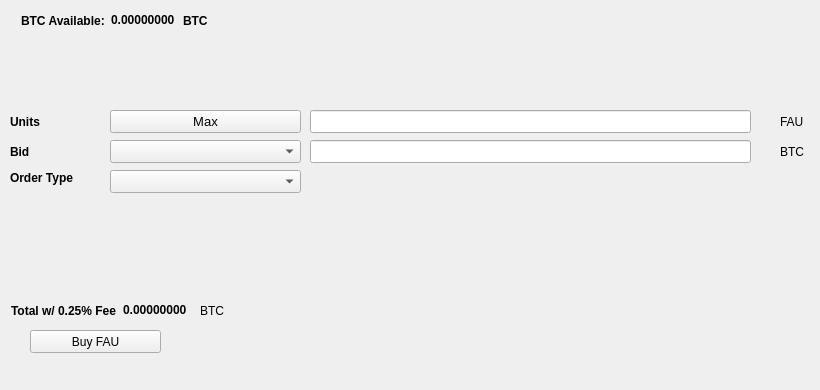
   <widget class="QWidget" name="BuyTab">
    <attribute name="title">
     <string>Buy</string>
    </attribute>
    <widget class="QPushButton" name="BuyFAU">
     <property name="geometry">
      <rect>
       <x>30</x>
       <y>330</y>
       <width>131</width>
       <height>23</height>
      </rect>
     </property>
     <property name="text">
      <string>Buy FAU</string>
     </property>
     <property name="icon">
      <iconset resource="../faust.qrc">
       <normaloff>:/icons/bitcoin</normaloff>:/icons/bitcoin</iconset>
     </property>
    </widget>
    <widget class="QLabel" name="label_3">
     <property name="geometry">
      <rect>
       <x>10</x>
       <y>110</y>
       <width>46</width>
       <height>23</height>
      </rect>
     </property>
     <property name="font">
      <font>
       <weight>75</weight>
       <bold>true</bold>
      </font>
     </property>
     <property name="text">
      <string>Units</string>
     </property>
    </widget>
    <widget class="QLineEdit" name="UnitsInput">
     <property name="geometry">
      <rect>
       <x>310</x>
       <y>110</y>
       <width>441</width>
       <height>23</height>
      </rect>
     </property>
     <property name="font">
      <font>
       <pointsize>9</pointsize>
       <weight>75</weight>
       <bold>true</bold>
      </font>
     </property>
    </widget>
    <widget class="QLineEdit" name="BuyBidPriceEdit">
     <property name="geometry">
      <rect>
       <x>310</x>
       <y>140</y>
       <width>441</width>
       <height>23</height>
      </rect>
     </property>
     <property name="font">
      <font>
       <pointsize>9</pointsize>
       <weight>75</weight>
       <bold>true</bold>
      </font>
     </property>
    </widget>
    <widget class="QLabel" name="label_4">
     <property name="geometry">
      <rect>
       <x>780</x>
       <y>110</y>
       <width>31</width>
       <height>23</height>
      </rect>
     </property>
     <property name="text">
      <string>FAU</string>
     </property>
    </widget>
    <widget class="QLabel" name="label_5">
     <property name="geometry">
      <rect>
       <x>780</x>
       <y>140</y>
       <width>31</width>
       <height>23</height>
      </rect>
     </property>
     <property name="text">
      <string>BTC</string>
     </property>
    </widget>
    <widget class="QLabel" name="label_6">
     <property name="geometry">
      <rect>
       <x>10</x>
       <y>140</y>
       <width>46</width>
       <height>23</height>
      </rect>
     </property>
     <property name="font">
      <font>
       <weight>75</weight>
       <bold>true</bold>
      </font>
     </property>
     <property name="text">
      <string>Bid</string>
     </property>
    </widget>
    <widget class="QLabel" name="label_7">
     <property name="geometry">
      <rect>
       <x>10</x>
       <y>170</y>
       <width>91</width>
       <height>16</height>
      </rect>
     </property>
     <property name="font">
      <font>
       <weight>75</weight>
       <bold>true</bold>
      </font>
     </property>
     <property name="text">
      <string>Order Type</string>
     </property>
    </widget>
    <widget class="QPushButton" name="Buy_Max_Amount">
     <property name="geometry">
      <rect>
       <x>110</x>
       <y>110</y>
       <width>191</width>
       <height>23</height>
      </rect>
     </property>
     <property name="font">
      <font>
       <pointsize>10</pointsize>
      </font>
     </property>
     <property name="text">
      <string>Max</string>
     </property>
    </widget>
    <widget class="QComboBox" name="BuyBidcomboBox">
     <property name="geometry">
      <rect>
       <x>110</x>
       <y>140</y>
       <width>191</width>
       <height>23</height>
      </rect>
     </property>
     <property name="font">
      <font>
       <pointsize>10</pointsize>
      </font>
     </property>
    </widget>
    <widget class="QComboBox" name="buyOrdertypeCombo">
     <property name="geometry">
      <rect>
       <x>110</x>
       <y>170</y>
       <width>191</width>
       <height>23</height>
      </rect>
     </property>
     <property name="font">
      <font>
       <pointsize>10</pointsize>
      </font>
     </property>
    </widget>
    <widget class="QWidget" name="layoutWidget1">
     <property name="geometry">
      <rect>
       <x>21</x>
       <y>11</y>
       <width>227</width>
       <height>19</height>
      </rect>
     </property>
     <layout class="QHBoxLayout" name="horizontalLayout_3">
      <item>
       <widget class="QLabel" name="label232">
        <property name="font">
         <font>
          <weight>75</weight>
          <bold>true</bold>
         </font>
        </property>
        <property name="text">
         <string>BTC Available:</string>
        </property>
       </widget>
      </item>
      <item>
       <widget class="QLabel" name="BtcAvailableLbl">
        <property name="palette">
         <palette>
          <active>
           <colorrole role="WindowText">
            <brush brushstyle="SolidPattern">
             <color alpha="255">
              <red>0</red>
              <green>0</green>
              <blue>0</blue>
             </color>
            </brush>
           </colorrole>
           <colorrole role="Button">
            <brush brushstyle="SolidPattern">
             <color alpha="255">
              <red>0</red>
              <green>170</green>
              <blue>0</blue>
             </color>
            </brush>
           </colorrole>
           <colorrole role="Light">
            <brush brushstyle="SolidPattern">
             <color alpha="255">
              <red>0</red>
              <green>255</green>
              <blue>0</blue>
             </color>
            </brush>
           </colorrole>
           <colorrole role="Midlight">
            <brush brushstyle="SolidPattern">
             <color alpha="255">
              <red>0</red>
              <green>212</green>
              <blue>0</blue>
             </color>
            </brush>
           </colorrole>
           <colorrole role="Dark">
            <brush brushstyle="SolidPattern">
             <color alpha="255">
              <red>0</red>
              <green>85</green>
              <blue>0</blue>
             </color>
            </brush>
           </colorrole>
           <colorrole role="Mid">
            <brush brushstyle="SolidPattern">
             <color alpha="255">
              <red>0</red>
              <green>113</green>
              <blue>0</blue>
             </color>
            </brush>
           </colorrole>
           <colorrole role="Text">
            <brush brushstyle="SolidPattern">
             <color alpha="255">
              <red>0</red>
              <green>170</green>
              <blue>0</blue>
             </color>
            </brush>
           </colorrole>
           <colorrole role="BrightText">
            <brush brushstyle="SolidPattern">
             <color alpha="255">
              <red>255</red>
              <green>255</green>
              <blue>255</blue>
             </color>
            </brush>
           </colorrole>
           <colorrole role="ButtonText">
            <brush brushstyle="SolidPattern">
             <color alpha="255">
              <red>0</red>
              <green>0</green>
              <blue>0</blue>
             </color>
            </brush>
           </colorrole>
           <colorrole role="Base">
            <brush brushstyle="SolidPattern">
             <color alpha="255">
              <red>255</red>
              <green>255</green>
              <blue>255</blue>
             </color>
            </brush>
           </colorrole>
           <colorrole role="Window">
            <brush brushstyle="SolidPattern">
             <color alpha="255">
              <red>0</red>
              <green>170</green>
              <blue>0</blue>
             </color>
            </brush>
           </colorrole>
           <colorrole role="Shadow">
            <brush brushstyle="SolidPattern">
             <color alpha="255">
              <red>0</red>
              <green>0</green>
              <blue>0</blue>
             </color>
            </brush>
           </colorrole>
           <colorrole role="AlternateBase">
            <brush brushstyle="SolidPattern">
             <color alpha="255">
              <red>127</red>
              <green>212</green>
              <blue>127</blue>
             </color>
            </brush>
           </colorrole>
           <colorrole role="ToolTipBase">
            <brush brushstyle="SolidPattern">
             <color alpha="255">
              <red>255</red>
              <green>255</green>
              <blue>220</blue>
             </color>
            </brush>
           </colorrole>
           <colorrole role="ToolTipText">
            <brush brushstyle="SolidPattern">
             <color alpha="255">
              <red>0</red>
              <green>0</green>
              <blue>0</blue>
             </color>
            </brush>
           </colorrole>
          </active>
          <inactive>
           <colorrole role="WindowText">
            <brush brushstyle="SolidPattern">
             <color alpha="255">
              <red>0</red>
              <green>0</green>
              <blue>0</blue>
             </color>
            </brush>
           </colorrole>
           <colorrole role="Button">
            <brush brushstyle="SolidPattern">
             <color alpha="255">
              <red>0</red>
              <green>170</green>
              <blue>0</blue>
             </color>
            </brush>
           </colorrole>
           <colorrole role="Light">
            <brush brushstyle="SolidPattern">
             <color alpha="255">
              <red>0</red>
              <green>255</green>
              <blue>0</blue>
             </color>
            </brush>
           </colorrole>
           <colorrole role="Midlight">
            <brush brushstyle="SolidPattern">
             <color alpha="255">
              <red>0</red>
              <green>212</green>
              <blue>0</blue>
             </color>
            </brush>
           </colorrole>
           <colorrole role="Dark">
            <brush brushstyle="SolidPattern">
             <color alpha="255">
              <red>0</red>
              <green>85</green>
              <blue>0</blue>
             </color>
            </brush>
           </colorrole>
           <colorrole role="Mid">
            <brush brushstyle="SolidPattern">
             <color alpha="255">
              <red>0</red>
              <green>113</green>
              <blue>0</blue>
             </color>
            </brush>
           </colorrole>
           <colorrole role="Text">
            <brush brushstyle="SolidPattern">
             <color alpha="255">
              <red>0</red>
              <green>170</green>
              <blue>0</blue>
             </color>
            </brush>
           </colorrole>
           <colorrole role="BrightText">
            <brush brushstyle="SolidPattern">
             <color alpha="255">
              <red>255</red>
              <green>255</green>
              <blue>255</blue>
             </color>
            </brush>
           </colorrole>
           <colorrole role="ButtonText">
            <brush brushstyle="SolidPattern">
             <color alpha="255">
              <red>0</red>
              <green>0</green>
              <blue>0</blue>
             </color>
            </brush>
           </colorrole>
           <colorrole role="Base">
            <brush brushstyle="SolidPattern">
             <color alpha="255">
              <red>255</red>
              <green>255</green>
              <blue>255</blue>
             </color>
            </brush>
           </colorrole>
           <colorrole role="Window">
            <brush brushstyle="SolidPattern">
             <color alpha="255">
              <red>0</red>
              <green>170</green>
              <blue>0</blue>
             </color>
            </brush>
           </colorrole>
           <colorrole role="Shadow">
            <brush brushstyle="SolidPattern">
             <color alpha="255">
              <red>0</red>
              <green>0</green>
              <blue>0</blue>
             </color>
            </brush>
           </colorrole>
           <colorrole role="AlternateBase">
            <brush brushstyle="SolidPattern">
             <color alpha="255">
              <red>127</red>
              <green>212</green>
              <blue>127</blue>
             </color>
            </brush>
           </colorrole>
           <colorrole role="ToolTipBase">
            <brush brushstyle="SolidPattern">
             <color alpha="255">
              <red>255</red>
              <green>255</green>
              <blue>220</blue>
             </color>
            </brush>
           </colorrole>
           <colorrole role="ToolTipText">
            <brush brushstyle="SolidPattern">
             <color alpha="255">
              <red>0</red>
              <green>0</green>
              <blue>0</blue>
             </color>
            </brush>
           </colorrole>
          </inactive>
          <disabled>
           <colorrole role="WindowText">
            <brush brushstyle="SolidPattern">
             <color alpha="255">
              <red>0</red>
              <green>85</green>
              <blue>0</blue>
             </color>
            </brush>
           </colorrole>
           <colorrole role="Button">
            <brush brushstyle="SolidPattern">
             <color alpha="255">
              <red>0</red>
              <green>170</green>
              <blue>0</blue>
             </color>
            </brush>
           </colorrole>
           <colorrole role="Light">
            <brush brushstyle="SolidPattern">
             <color alpha="255">
              <red>0</red>
              <green>255</green>
              <blue>0</blue>
             </color>
            </brush>
           </colorrole>
           <colorrole role="Midlight">
            <brush brushstyle="SolidPattern">
             <color alpha="255">
              <red>0</red>
              <green>212</green>
              <blue>0</blue>
             </color>
            </brush>
           </colorrole>
           <colorrole role="Dark">
            <brush brushstyle="SolidPattern">
             <color alpha="255">
              <red>0</red>
              <green>85</green>
              <blue>0</blue>
             </color>
            </brush>
           </colorrole>
           <colorrole role="Mid">
            <brush brushstyle="SolidPattern">
             <color alpha="255">
              <red>0</red>
              <green>113</green>
              <blue>0</blue>
             </color>
            </brush>
           </colorrole>
           <colorrole role="Text">
            <brush brushstyle="SolidPattern">
             <color alpha="255">
              <red>0</red>
              <green>85</green>
              <blue>0</blue>
             </color>
            </brush>
           </colorrole>
           <colorrole role="BrightText">
            <brush brushstyle="SolidPattern">
             <color alpha="255">
              <red>255</red>
              <green>255</green>
              <blue>255</blue>
             </color>
            </brush>
           </colorrole>
           <colorrole role="ButtonText">
            <brush brushstyle="SolidPattern">
             <color alpha="255">
              <red>0</red>
              <green>85</green>
              <blue>0</blue>
             </color>
            </brush>
           </colorrole>
           <colorrole role="Base">
            <brush brushstyle="SolidPattern">
             <color alpha="255">
              <red>0</red>
              <green>170</green>
              <blue>0</blue>
             </color>
            </brush>
           </colorrole>
           <colorrole role="Window">
            <brush brushstyle="SolidPattern">
             <color alpha="255">
              <red>0</red>
              <green>170</green>
              <blue>0</blue>
             </color>
            </brush>
           </colorrole>
           <colorrole role="Shadow">
            <brush brushstyle="SolidPattern">
             <color alpha="255">
              <red>0</red>
              <green>0</green>
              <blue>0</blue>
             </color>
            </brush>
           </colorrole>
           <colorrole role="AlternateBase">
            <brush brushstyle="SolidPattern">
             <color alpha="255">
              <red>0</red>
              <green>170</green>
              <blue>0</blue>
             </color>
            </brush>
           </colorrole>
           <colorrole role="ToolTipBase">
            <brush brushstyle="SolidPattern">
             <color alpha="255">
              <red>255</red>
              <green>255</green>
              <blue>220</blue>
             </color>
            </brush>
           </colorrole>
           <colorrole role="ToolTipText">
            <brush brushstyle="SolidPattern">
             <color alpha="255">
              <red>0</red>
              <green>0</green>
              <blue>0</blue>
             </color>
            </brush>
           </colorrole>
          </disabled>
         </palette>
        </property>
        <property name="font">
         <font>
          <weight>75</weight>
          <bold>true</bold>
         </font>
        </property>
        <property name="text">
         <string>0.00000000</string>
        </property>
        <property name="textInteractionFlags">
         <set>Qt::LinksAccessibleByMouse|Qt::TextSelectableByKeyboard|Qt::TextSelectableByMouse</set>
        </property>
       </widget>
      </item>
      <item>
       <widget class="QLabel" name="BtcAvailableLbl_2">
        <property name="font">
         <font>
          <weight>75</weight>
          <bold>true</bold>
         </font>
        </property>
        <property name="text">
         <string>BTC</string>
        </property>
       </widget>
      </item>
     </layout>
    </widget>
    <widget class="QWidget" name="layoutWidge2">
     <property name="geometry">
      <rect>
       <x>11</x>
       <y>301</y>
       <width>259</width>
       <height>19</height>
      </rect>
     </property>
     <layout class="QHBoxLayout" name="horizontalLayout_4">
      <item>
       <widget class="QLabel" name="label_9">
        <property name="font">
         <font>
          <weight>75</weight>
          <bold>true</bold>
         </font>
        </property>
        <property name="text">
         <string>Total w/ 0.25% Fee</string>
        </property>
       </widget>
      </item>
      <item>
       <widget class="QLabel" name="BuyCostLabel">
        <property name="palette">
         <palette>
          <active>
           <colorrole role="WindowText">
            <brush brushstyle="SolidPattern">
             <color alpha="255">
              <red>0</red>
              <green>0</green>
              <blue>0</blue>
             </color>
            </brush>
           </colorrole>
           <colorrole role="Button">
            <brush brushstyle="SolidPattern">
             <color alpha="255">
              <red>0</red>
              <green>170</green>
              <blue>0</blue>
             </color>
            </brush>
           </colorrole>
           <colorrole role="Light">
            <brush brushstyle="SolidPattern">
             <color alpha="255">
              <red>0</red>
              <green>255</green>
              <blue>0</blue>
             </color>
            </brush>
           </colorrole>
           <colorrole role="Midlight">
            <brush brushstyle="SolidPattern">
             <color alpha="255">
              <red>0</red>
              <green>212</green>
              <blue>0</blue>
             </color>
            </brush>
           </colorrole>
           <colorrole role="Dark">
            <brush brushstyle="SolidPattern">
             <color alpha="255">
              <red>0</red>
              <green>85</green>
              <blue>0</blue>
             </color>
            </brush>
           </colorrole>
           <colorrole role="Mid">
            <brush brushstyle="SolidPattern">
             <color alpha="255">
              <red>0</red>
              <green>113</green>
              <blue>0</blue>
             </color>
            </brush>
           </colorrole>
           <colorrole role="Text">
            <brush brushstyle="SolidPattern">
             <color alpha="255">
              <red>0</red>
              <green>170</green>
              <blue>0</blue>
             </color>
            </brush>
           </colorrole>
           <colorrole role="BrightText">
            <brush brushstyle="SolidPattern">
             <color alpha="255">
              <red>255</red>
              <green>255</green>
              <blue>255</blue>
             </color>
            </brush>
           </colorrole>
           <colorrole role="ButtonText">
            <brush brushstyle="SolidPattern">
             <color alpha="255">
              <red>0</red>
              <green>0</green>
              <blue>0</blue>
             </color>
            </brush>
           </colorrole>
           <colorrole role="Base">
            <brush brushstyle="SolidPattern">
             <color alpha="255">
              <red>255</red>
              <green>255</green>
              <blue>255</blue>
             </color>
            </brush>
           </colorrole>
           <colorrole role="Window">
            <brush brushstyle="SolidPattern">
             <color alpha="255">
              <red>0</red>
              <green>170</green>
              <blue>0</blue>
             </color>
            </brush>
           </colorrole>
           <colorrole role="Shadow">
            <brush brushstyle="SolidPattern">
             <color alpha="255">
              <red>0</red>
              <green>0</green>
              <blue>0</blue>
             </color>
            </brush>
           </colorrole>
           <colorrole role="AlternateBase">
            <brush brushstyle="SolidPattern">
             <color alpha="255">
              <red>127</red>
              <green>212</green>
              <blue>127</blue>
             </color>
            </brush>
           </colorrole>
           <colorrole role="ToolTipBase">
            <brush brushstyle="SolidPattern">
             <color alpha="255">
              <red>255</red>
              <green>255</green>
              <blue>220</blue>
             </color>
            </brush>
           </colorrole>
           <colorrole role="ToolTipText">
            <brush brushstyle="SolidPattern">
             <color alpha="255">
              <red>0</red>
              <green>0</green>
              <blue>0</blue>
             </color>
            </brush>
           </colorrole>
          </active>
          <inactive>
           <colorrole role="WindowText">
            <brush brushstyle="SolidPattern">
             <color alpha="255">
              <red>0</red>
              <green>0</green>
              <blue>0</blue>
             </color>
            </brush>
           </colorrole>
           <colorrole role="Button">
            <brush brushstyle="SolidPattern">
             <color alpha="255">
              <red>0</red>
              <green>170</green>
              <blue>0</blue>
             </color>
            </brush>
           </colorrole>
           <colorrole role="Light">
            <brush brushstyle="SolidPattern">
             <color alpha="255">
              <red>0</red>
              <green>255</green>
              <blue>0</blue>
             </color>
            </brush>
           </colorrole>
           <colorrole role="Midlight">
            <brush brushstyle="SolidPattern">
             <color alpha="255">
              <red>0</red>
              <green>212</green>
              <blue>0</blue>
             </color>
            </brush>
           </colorrole>
           <colorrole role="Dark">
            <brush brushstyle="SolidPattern">
             <color alpha="255">
              <red>0</red>
              <green>85</green>
              <blue>0</blue>
             </color>
            </brush>
           </colorrole>
           <colorrole role="Mid">
            <brush brushstyle="SolidPattern">
             <color alpha="255">
              <red>0</red>
              <green>113</green>
              <blue>0</blue>
             </color>
            </brush>
           </colorrole>
           <colorrole role="Text">
            <brush brushstyle="SolidPattern">
             <color alpha="255">
              <red>0</red>
              <green>170</green>
              <blue>0</blue>
             </color>
            </brush>
           </colorrole>
           <colorrole role="BrightText">
            <brush brushstyle="SolidPattern">
             <color alpha="255">
              <red>255</red>
              <green>255</green>
              <blue>255</blue>
             </color>
            </brush>
           </colorrole>
           <colorrole role="ButtonText">
            <brush brushstyle="SolidPattern">
             <color alpha="255">
              <red>0</red>
              <green>0</green>
              <blue>0</blue>
             </color>
            </brush>
           </colorrole>
           <colorrole role="Base">
            <brush brushstyle="SolidPattern">
             <color alpha="255">
              <red>255</red>
              <green>255</green>
              <blue>255</blue>
             </color>
            </brush>
           </colorrole>
           <colorrole role="Window">
            <brush brushstyle="SolidPattern">
             <color alpha="255">
              <red>0</red>
              <green>170</green>
              <blue>0</blue>
             </color>
            </brush>
           </colorrole>
           <colorrole role="Shadow">
            <brush brushstyle="SolidPattern">
             <color alpha="255">
              <red>0</red>
              <green>0</green>
              <blue>0</blue>
             </color>
            </brush>
           </colorrole>
           <colorrole role="AlternateBase">
            <brush brushstyle="SolidPattern">
             <color alpha="255">
              <red>127</red>
              <green>212</green>
              <blue>127</blue>
             </color>
            </brush>
           </colorrole>
           <colorrole role="ToolTipBase">
            <brush brushstyle="SolidPattern">
             <color alpha="255">
              <red>255</red>
              <green>255</green>
              <blue>220</blue>
             </color>
            </brush>
           </colorrole>
           <colorrole role="ToolTipText">
            <brush brushstyle="SolidPattern">
             <color alpha="255">
              <red>0</red>
              <green>0</green>
              <blue>0</blue>
             </color>
            </brush>
           </colorrole>
          </inactive>
          <disabled>
           <colorrole role="WindowText">
            <brush brushstyle="SolidPattern">
             <color alpha="255">
              <red>0</red>
              <green>85</green>
              <blue>0</blue>
             </color>
            </brush>
           </colorrole>
           <colorrole role="Button">
            <brush brushstyle="SolidPattern">
             <color alpha="255">
              <red>0</red>
              <green>170</green>
              <blue>0</blue>
             </color>
            </brush>
           </colorrole>
           <colorrole role="Light">
            <brush brushstyle="SolidPattern">
             <color alpha="255">
              <red>0</red>
              <green>255</green>
              <blue>0</blue>
             </color>
            </brush>
           </colorrole>
           <colorrole role="Midlight">
            <brush brushstyle="SolidPattern">
             <color alpha="255">
              <red>0</red>
              <green>212</green>
              <blue>0</blue>
             </color>
            </brush>
           </colorrole>
           <colorrole role="Dark">
            <brush brushstyle="SolidPattern">
             <color alpha="255">
              <red>0</red>
              <green>85</green>
              <blue>0</blue>
             </color>
            </brush>
           </colorrole>
           <colorrole role="Mid">
            <brush brushstyle="SolidPattern">
             <color alpha="255">
              <red>0</red>
              <green>113</green>
              <blue>0</blue>
             </color>
            </brush>
           </colorrole>
           <colorrole role="Text">
            <brush brushstyle="SolidPattern">
             <color alpha="255">
              <red>0</red>
              <green>85</green>
              <blue>0</blue>
             </color>
            </brush>
           </colorrole>
           <colorrole role="BrightText">
            <brush brushstyle="SolidPattern">
             <color alpha="255">
              <red>255</red>
              <green>255</green>
              <blue>255</blue>
             </color>
            </brush>
           </colorrole>
           <colorrole role="ButtonText">
            <brush brushstyle="SolidPattern">
             <color alpha="255">
              <red>0</red>
              <green>85</green>
              <blue>0</blue>
             </color>
            </brush>
           </colorrole>
           <colorrole role="Base">
            <brush brushstyle="SolidPattern">
             <color alpha="255">
              <red>0</red>
              <green>170</green>
              <blue>0</blue>
             </color>
            </brush>
           </colorrole>
           <colorrole role="Window">
            <brush brushstyle="SolidPattern">
             <color alpha="255">
              <red>0</red>
              <green>170</green>
              <blue>0</blue>
             </color>
            </brush>
           </colorrole>
           <colorrole role="Shadow">
            <brush brushstyle="SolidPattern">
             <color alpha="255">
              <red>0</red>
              <green>0</green>
              <blue>0</blue>
             </color>
            </brush>
           </colorrole>
           <colorrole role="AlternateBase">
            <brush brushstyle="SolidPattern">
             <color alpha="255">
              <red>0</red>
              <green>170</green>
              <blue>0</blue>
             </color>
            </brush>
           </colorrole>
           <colorrole role="ToolTipBase">
            <brush brushstyle="SolidPattern">
             <color alpha="255">
              <red>255</red>
              <green>255</green>
              <blue>220</blue>
             </color>
            </brush>
           </colorrole>
           <colorrole role="ToolTipText">
            <brush brushstyle="SolidPattern">
             <color alpha="255">
              <red>0</red>
              <green>0</green>
              <blue>0</blue>
             </color>
            </brush>
           </colorrole>
          </disabled>
         </palette>
        </property>
        <property name="font">
         <font>
          <weight>75</weight>
          <bold>true</bold>
         </font>
        </property>
        <property name="autoFillBackground">
         <bool>false</bool>
        </property>
        <property name="text">
         <string>0.00000000</string>
        </property>
        <property name="textInteractionFlags">
         <set>Qt::LinksAccessibleByMouse|Qt::TextSelectableByMouse</set>
        </property>
       </widget>
      </item>
      <item>
       <widget class="QLabel" name="label_10">
        <property name="font">
         <font>
          <weight>50</weight>
          <bold>false</bold>
         </font>
        </property>
        <property name="text">
         <string>BTC</string>
        </property>
       </widget>
      </item>
     </layout>
    </widget>
    <widget class="QLabel" name="label_24">
     <property name="geometry">
      <rect>
       <x>460</x>
       <y>300</y>
       <width>281</width>
       <height>81</height>
      </rect>
     </property>
     <property name="text">
      <string/>
     </property>
     <property name="pixmap">
      <pixmap>:/images/bittrex</pixmap>
     </property>
    </widget>
   </widget>
